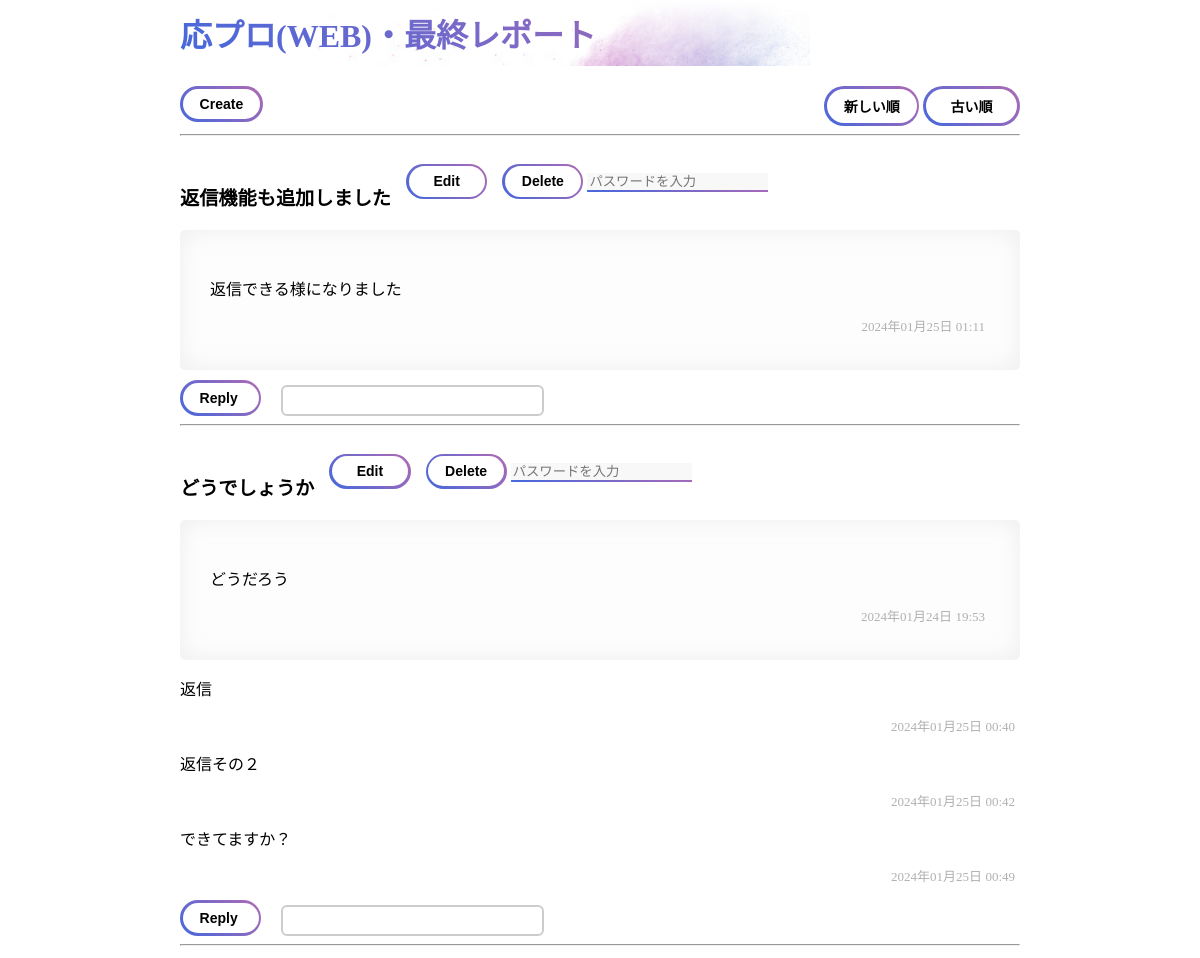
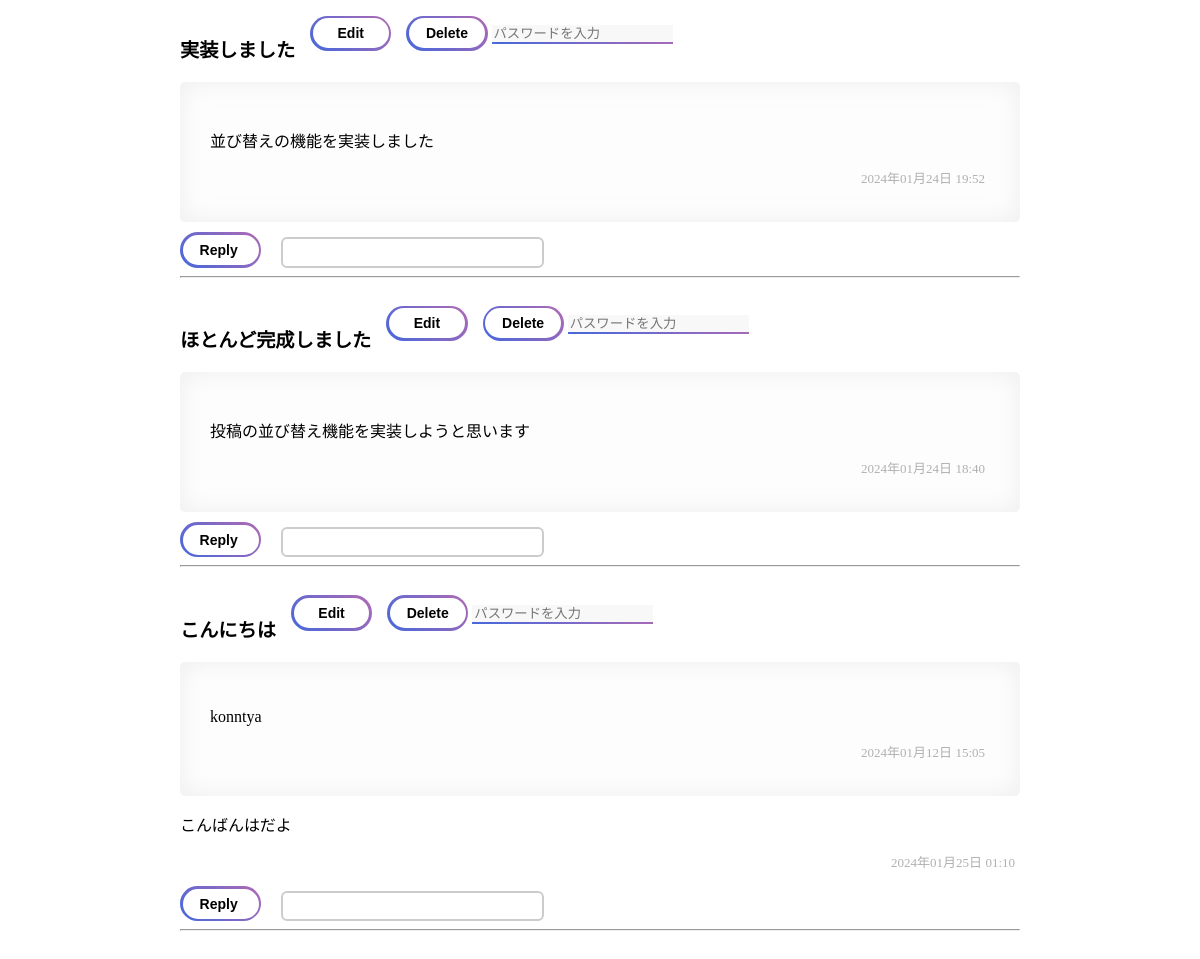
/blog/index.php, run on the app's committed database (2 pictures, top to bottom).
### tables this page shows
CREATE TABLE posts (
id integer primary key autoincrement,
title text,
contents text,
date text );

CREATE TABLE comments (
    id INTEGER PRIMARY KEY AUTOINCREMENT,
    pid INTEGER,
    contents TEXT,
    date TEXT
);

### blog/index.php (the view, shortened to what this page needs)
<!DOCTYPE html>
<html lang="en">
<head>
   <link rel="stylesheet" href="./css/button.css">
   <link rel="stylesheet" href="./css/header.css">
   <link rel="stylesheet" href="./css/index.css">
   <link rel="stylesheet" href="./css/post.css">
</head>
<body>
   <header>
      <h1>応プロ(WEB)・最終レポート</h1>
   </header>
   <div class="container">
      <div class="buttons">
         <form action="post.php" method="post">
            <button class="bn30" type="submit">Create</button>
         </form>
         <form action="index.php" method="post" class="order-button">
            <button class="bn30" type="submit" name="asc">新しい順</button>
            <button class="bn30" type="submit" name="desc">&nbsp;&nbsp;古い順&nbsp;&nbsp;</button>
         </form>
      </div>
      <hr />
      <?php
      try {
         $dbh = new PDO('sqlite:blog.db', '', '');
         if (isset($_POST['desc']) == true) {
            $sth = $dbh->prepare("select * from posts order by date asc");
         } else {
            $sth = $dbh->prepare("select * from posts order by date desc");
         }
         $sth->execute();
         while ($row = $sth->fetch()) {
            $time = preg_split("/[\s.:-]+/", $row['date']);
            ?>
            <div class="buttons">
               <p class="post-title">
                  <?php echo $row['title'] ?>
               </p>
               <div class="edit-button">
                  <form action="edit.php" method="post">
                     <button class="bn30" type="submit">&nbsp;&nbsp;Edit&nbsp;&nbsp;</button>
                  </form>
               </div>
               <div class="delete-button">
                  <form action="delete.php" method="post">
                     <button class="bn30" type="submit">Delete</button>
                     <input type="password" name="password" size="20" placeholder="パスワードを入力" required />
                  </form>
               </div>
            </div>
            <div class="message-box">
               <p>
                  <?php echo $row['contents'] ?><br>
               </p>
               <div class="timestamp">
                  <p>
                     <?php echo $time[0] . "年" . $time[1] . "月" . $time[2] . "日 " . $time[3] . ":" . $time[4] ?>
                  </p>
               </div>
            </div>
            <?php
            $comment_sql = 'SELECT * FROM comments WHERE pid = ? ORDER BY date asc';
            $comment_sth = $dbh->prepare($comment_sql);
            $comment_sth->execute(array($row['id']));
            while ($comment = $comment_sth->fetch()) {
               echo '<div class="comment-box">';
               echo '<p>' . htmlspecialchars($comment['contents']) . '</p>';
               $comment_date = preg_split("/[\s.:-]+/", $comment['date']);
               echo '<div class="timestamp"><p>' .
                  htmlspecialchars($comment_date[0]) . "年" .
                  htmlspecialchars($comment_date[1]) . "月" .
                  htmlspecialchars($comment_date[2]) . "日 " .
                  htmlspecialchars($comment_date[3]) . ":" .
                  htmlspecialchars($comment_date[4]) .
                  '</p></div>';
               echo '</div>';
            }
            ?>
            <div>
               <form action="comment.php" method="post" class="reply-button">
                  <button class="bn30" type="submit">Reply&nbsp;</button>
                  <textarea name="contents" cols="30" rows="1" required></textarea>
               </form>
            </div>
            <hr />
            <?php
         }
      } catch (PDOException $e) {
         print "エラー!: " . $e->getMessage() . "<br/>";
         die();
      }
      ?>
   </div>
</body>
</html>

### blog/css/button.css (style rules this page uses)
.bn30 { border: 5em; cursor: pointer; outline: none; font-size: 14px; font-weight: bold; transform: translate(0); background-image: linear-gradient(45deg, #4568dc, #b06ab3); padding: 0.7em 1.4em; border-radius: 65px; box-shadow: 1px 1px 10px rgba(255, 255, 255, 0.438); transition: box-shadow 0.25s; color: rgb(0, 0, 0); }
.bn30:after { content: ""; border-radius: 18px; position: absolute; margin: 2.7px; top: 0; left: 0; bottom: 0; right: 0; z-index: -1; background: #ffffff; }
input { border: 2.7px solid; -o-border-image: linear-gradient(45deg, #4568dc, #b06ab3) 1; border-image: linear-gradient(45deg, #4568dc, #b06ab3) 1; border-top: #ffffff; border-right: #ffffff; border-left: #ffffff; background-color: #f8f8f8; outline: none; }

### blog/css/header.css (style rules this page uses)
header { max-width: 600px; padding: 10px 30px; background-image: linear-gradient(to bottom, rgb(255, 255, 255) 0%, rgba(255, 255, 255, 0) 100%), url(../images/splash.jpg); background-size: cover; background-repeat: no-repeat; }
h1 { background: -webkit-linear-gradient(45deg, #4568dc, #b06ab3); -webkit-background-clip: text; background-clip: text; -webkit-text-fill-color: transparent; margin: 0%; }

### blog/css/index.css (style rules this page uses)
.container { padding: 0px 30px 30px 30px; }
body { margin: 0px 150px; }

### blog/css/post.css (style rules this page uses)
.message-box { background-color: rgba(253, 253, 253, 0.82); padding: 30px; border-radius: 5px; box-shadow: inset 0px 0px 22px 2px rgba(175, 175, 175, 0.18); }
.buttons { display: flex; padding: 20px 0px 0px 0px; gap: 15px; }
.order-button { margin-left: auto; }
.timestamp { text-align: end; }
.timestamp > p { margin: 5px; color: #b0b0b0; font-size: small; }
.post-title { font-size: larger; font-weight: bold; }
textarea { border: 2px solid #cccccc; border-radius: 6px; resize: none; margin-top: 5px; border: 2px solid #cccccc; outline: 0; }
.reply-button { padding-top: 10px; gap: 20px; display: flex; }

### data on the page
posts: title "返信機能も追加しました", contents "返信できる様になりました", date "2024", date "01", date "25", date "11"
posts: title "どうでしょうか", contents "どうだろう", date "2024", date "01", date "24", date "19", date "53"
comments: contents "返信", date "2024", date "01", date "25", date "00", date "40"
comments: contents "返信その２", date "2024", date "01", date "25", date "00", date "42"
comments: contents "できてますか？", date "2024", date "01", date "25", date "00", date "49"
posts: title "実装しました", contents "並び替えの機能を実装しました", date "2024", date "01", date "24", date "19", date "52"
posts: title "ほとんど完成しました", contents "投稿の並び替え機能を実装しようと思います", date "2024", date "01", date "24", date "18", date "40"
posts: title "こんにちは", contents "konntya", date "2024", date "01", date "12", date "15", date "05"
comments: contents "こんばんはだよ", date "2024", date "01", date "25", date "10"
